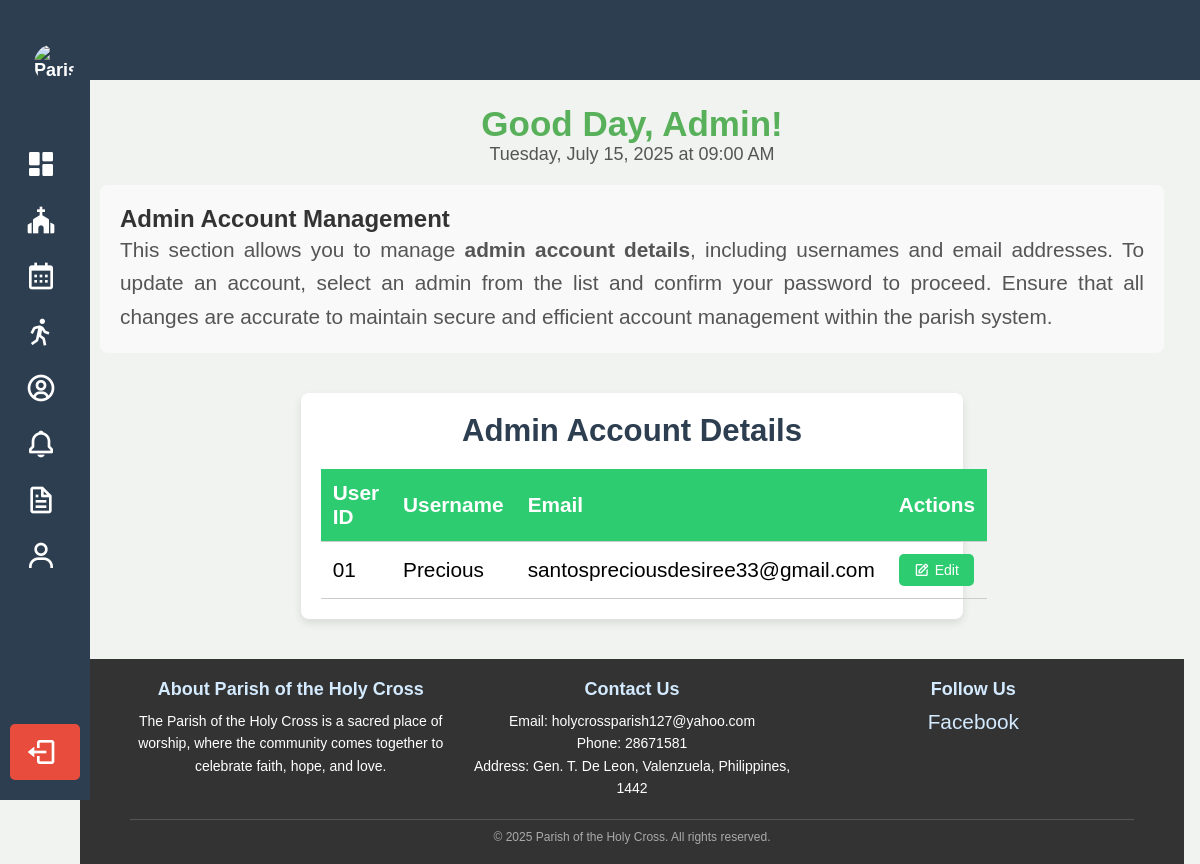
The app's page /admin/adminprofile.php with its own data.
### tables this page shows
CREATE TABLE `user_type_church` (
  `id` int(11) NOT NULL,
  `user_id` varchar(50) NOT NULL,
  `username` varchar(255) NOT NULL,
  `email` varchar(100) NOT NULL,
  `user_type` enum('admin','viewer') NOT NULL DEFAULT 'viewer',
  `password` varchar(255) NOT NULL
);

### admin/adminprofile.php (the view, shortened to what this page needs)
<?php
include 'db_connection.php';
?>
<!DOCTYPE html>
<html lang="en">
<head>
    <link rel="stylesheet" href="stylesd.css">
    <link rel="stylesheet" href="buttons.css">
    <link href="https://cdn.jsdelivr.net/npm/boxicons@2.1.4/css/boxicons.min.css" rel="stylesheet">
</head>
<body id="bodyTag">
    <header class="header" id="header">
        <div class="header_toggle">
            <i class='bx bx-menu' id="header-toggle"></i>
        </div>
    </header>
    <?php include 'sidebar.php'; ?><br>
    <div class="admin-greeting">Good Day, Admin!</div>
    <div id="datetime" class="datetime"></div>
    <section class="about-us">
    <h2>Admin Account Management</h2>
    <p class="justified">
        This section allows you to manage <b>admin account details</b>, including usernames and email addresses.
        To update an account, select an admin from the list and confirm your password to proceed.
        Ensure that all changes are accurate to maintain secure and efficient account management
        within the parish system.
    </p>
</section>
    <div class="admin-container">
        <h2>Admin Account Details</h2>
        <table>
            <thead>
                <tr>
                    <th>User ID</th>
                    <th>Username</th>
                    <th>Email</th>
                    <th>Actions</th>
                </tr>
            </thead>
            <tbody>
                <?php
                $query = "SELECT user_id, username, email FROM user_type_church WHERE user_type = 'admin'";
                $result = $conn->query($query);
                if ($result->num_rows > 0) {
                    while ($row = $result->fetch_assoc()) {
                        echo "<tr>
                                <td>{$row['user_id']}</td>
                                <td id='username_{$row['user_id']}'>{$row['username']}</td>
                                <td id='email_{$row['user_id']}'>{$row['email']}</td>
                                <td>
                                    <button class='edit-btn' onclick=\"openEditModal({$row['user_id']})\">
                                        <i class='bx bx-edit'></i> Edit
                                    </button>
                                </td>
                            </tr>";
                    }
                } else {
                    echo "<tr><td colspan='4'>No admin accounts found.</td></tr>";
                }
                ?>
            </tbody>
        </table>
    </div>
    <footer>
        <div class="footer-container">
            <div class="footer-about">
                <h3>About Parish of the Holy Cross</h3>
                <p>The Parish of the Holy Cross is a sacred place of worship, where the community comes together to celebrate faith, hope, and love.</p>
            </div>
            <div class="footer-contact">
                <h3>Contact Us</h3>
                <p>Email: holycrossparish127@yahoo.com</p>
                <p>Phone: 28671581</p>
                <p>Address: Gen. T. De Leon, Valenzuela, Philippines, 1442 </p>
            </div>
            <div class="footer-socials">
                <h3>Follow Us</h3>
                <a href="https://www.facebook.com/ParishoftheHolyCrossValenzuelaCityOfficial/">Facebook</a>
            </div>
        </div>
        <div class="footer-bottom">
            <p>&copy; 2025 Parish of the Holy Cross. All rights reserved.</p>
        </div>
    </footer>
</body>
</html>

### admin/stylesd.css (style rules this page uses)
:root { --header-height: 4rem; --nav-width: 80px; --expanded-nav-width: 280px; --first-color: #2c3e50; --first-color-light: #a7fc76; --white-color: #FFFFFF; --body-font: 'Nunito', sans-serif; --normal-font-size: 1.3rem; --z-fixed: 100; --gradient-start: #265f27; --gradient-end: #a7fc76; }
* { box-sizing: border-box; margin: 0; padding: 0; font-family: var(--body-font); transition: 0.5s; }
body { position: relative; margin: var(--header-height) 0 0 0; padding: 0 1rem; font-size: var(--normal-font-size); background: var(--white-color); transition: 0.5s; }
a { text-decoration: none; }
.header { width: 100%; height: var(--header-height); position: fixed; top: 0; left: 0; display: flex; align-items: center; justify-content: space-between; padding: 0 1rem; background-color: var(--white-color); z-index: var(--z-fixed); transition: 0.5s; }
.header_toggle { color: var(--first-color); font-size: 2rem; cursor: pointer; }
@media screen and (min-width: 768px) { body { margin: calc(var(--header-height) + 1rem) 0 0 0; padding-left: var(--nav-width); } }
@media screen and (min-width: 768px) { .header { height: calc(var(--header-height) + 1rem); padding-left: var(--nav-width); } }
.about-us { margin: 20px; padding: 20px; background-color: #f9f9f9; border-radius: 8px; }
.about-us h2 { font-size: 24px; color: #333; }
.about-us p.justified { text-align: justify; line-height: 1.6; color: #555; }
footer { background-color: #333; color: #fff; padding: 20px 50px; text-align: center; }
.footer-container { display: flex; flex-wrap: wrap; justify-content: space-between; gap: 20px; }
.footer-container div { flex: 1; min-width: 200px; }
.footer-container h3 { font-size: 18px; margin-bottom: 10px; color: #d3eaff; }
.footer-container p { font-size: 14px; line-height: 1.6; }
.footer-container a { color: #d3eaff; text-decoration: none; }
.footer-bottom { margin-top: 20px; border-top: 1px solid #555; padding-top: 10px; font-size: 12px; color: #aaa; }

### admin/adminprofile.php (style rules this page uses)
.header { background: #2c3e50; color: white; }
.datetime { text-align: center; font-size: 18px; color: #555; margin-bottom: 20px; }
.admin-greeting { text-align: center; font-size: 35px; font-weight: bold; color: rgb(88, 177, 90); }
.admin-container { width: 60%; margin: 40px auto; background: white; padding: 20px; border-radius: 8px; box-shadow: 0px 4px 8px rgba(0, 0, 0, 0.1); text-align: center; }
.admin-container h2 { color: #2c3e50; }
table { width: 100%; border-collapse: collapse; margin-top: 20px; }
th, td { padding: 12px; text-align: left; border-bottom: 1px solid #ccc; }
th { background: #2ecc71; color: white; }
body { font-family: Arial, sans-serif; background-color: rgb(241, 243, 240); }
.edit-btn { background-color: #2ecc71; color: white; border: none; padding: 8px 15px; border-radius: 5px; font-size: 14px; cursor: pointer; display: flex; align-items: center; gap: 5px; transition: background 0.3s ease-in-out; }
.edit-btn i { font-size: 16px; }

### records on screen
user_type_church: user "01", username "Precious", email "santospreciousdesiree33@gmail.com"
